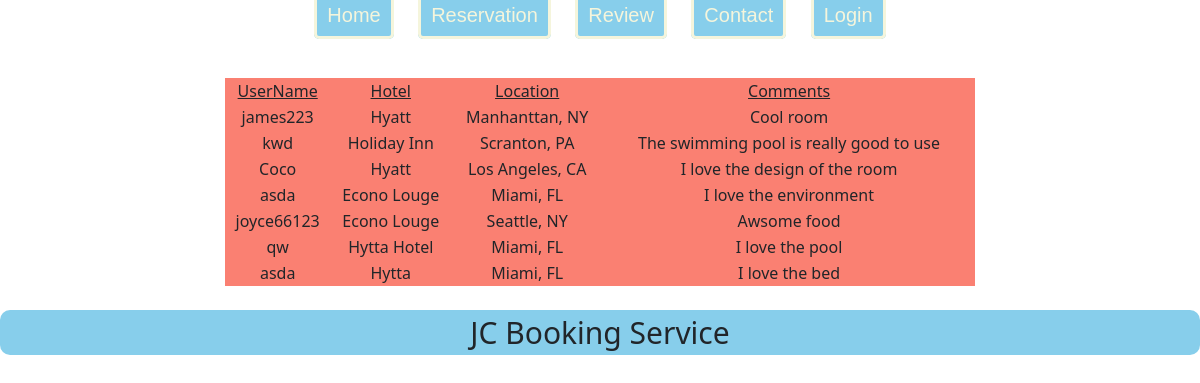
Screenshot of /review/SELECTDBREVIEW.php with the database file from the repository.
### tables this page shows
CREATE TABLE IF NOT EXISTS `review` (
  `CommentsID` int(11) NOT NULL AUTO_INCREMENT,
  `userName` varchar(60) NOT NULL,
  `Hotel` varchar(100) NOT NULL,
  `Location` varchar(100) NOT NULL,
  `Comments` varchar(70) NOT NULL,
  PRIMARY KEY (`CommentsID`)
);

### review/SELECTDBREVIEW.php (the view, shortened to what this page needs)
<?php include '../views/header.php' ?>
<?php include '../databaseFolder/DatCon.php'; ?>
<?php
$SELECTOUT = $conDB->prepare("SELECT CommentsID, userName, Hotel, Location, Comments FROM review ORDER BY CommentsID ASC");
echo "<html style='background-color:white;'>";
$SELECTOUT->execute();
	echo "<center><table style='background-color:salmon; width:750px;'><tr><td style='text-align:center;text-decoration:underline;'>UserName</td><td style='text-align:center;text-decoration:underline;'>Hotel</td><td style='text-align:center;text-decoration:underline;'>Location</td><td style='text-align:center;text-decoration:underline;'>Comments</td></tr>";
	while($TBR = $SELECTOUT->fetch(PDO::FETCH_ASSOC))
	{
		$userName = $TBR["userName"];
				$Hotel = $TBR["Hotel"];
		$Location= $TBR["Location"];
		$Comments = $TBR["Comments"];
	echo "<tr><td style='text-align:center;'>" . $userName . "</td><td style='text-align:center;'>" . $Hotel . "</td><td style='text-align:center;'>" .  $Location . "</td><td style='text-align:center;'>" . $Comments . "</td></tr></center>";
	}
		 echo "<br>";
include '../views/footer.php';
	echo "</html>";
	?>

### views/header.php (shortened to what this page needs)
<!DOCTYPE html>
<html>
<head>
	<link rel="stylesheet" type="text/css" href="../css/Hotelcss.css">
	<link href="https://unpkg.com/tailwindcss@^1.0/dist/tailwind.min.css" rel="stylesheet">
<link href="https://cdn.jsdelivr.net/npm/bootstrap@5.1.2/dist/css/bootstrap.min.css" rel="stylesheet">
</head>
<header>
	<center><a href="../index/index.php">Home</a>
	<a href="../reservation/reservation.php">Reservation</a>
	<a href="../review/reviewForm1.php">Review</a>
	<a href="../contact/contact.php">Contact</a>
	<a href="../Login/login.php">Login</a></center>
</header>
</html>

### views/footer.php
<!DOCTYPE html>
<link rel="stylesheet" type="text/css" href="../css/Hotelcss.css">
<html>
<footer>
	JC Booking Service
</footer>
</html>

### css/Hotelcss.css (style rules this page uses)
header { font-family: Verdana, sans-serif; }
html { font-family: Verdana, sans-serif; background-color: white; }
a { border: solid; list-style: none; border-radius: 5px; }
footer { background-color: skyblue; border-radius: 10px; text-align: center; font-size: 30px; }

### views/header.php (style rules this page uses)
a { font-size: 20px; margin: 10px; list-style: none; border-radius: 10px; background-color: skyblue; text-decoration: none; color: beige; padding: 10px; }

### rows the page displays
review: userName "james223", Hotel "Hyatt", Location "Manhanttan, NY", Comments "Cool room"
review: userName "kwd", Hotel "Holiday Inn", Location "Scranton, PA", Comments "The swimming pool is really good to use"
review: userName "Coco", Hotel "Hyatt", Location "Los Angeles, CA", Comments "I love the design of the room"
review: userName "asda", Hotel "Econo Louge", Location "Miami, FL", Comments "I love the environment"
review: userName "joyce66123", Hotel "Econo Louge", Location "Seattle, NY", Comments "Awsome food"
review: userName "qw", Hotel "Hytta Hotel", Location "Miami, FL", Comments "I love the pool"
review: userName "asda", Hotel "Hytta", Location "Miami, FL", Comments "I love the bed"
